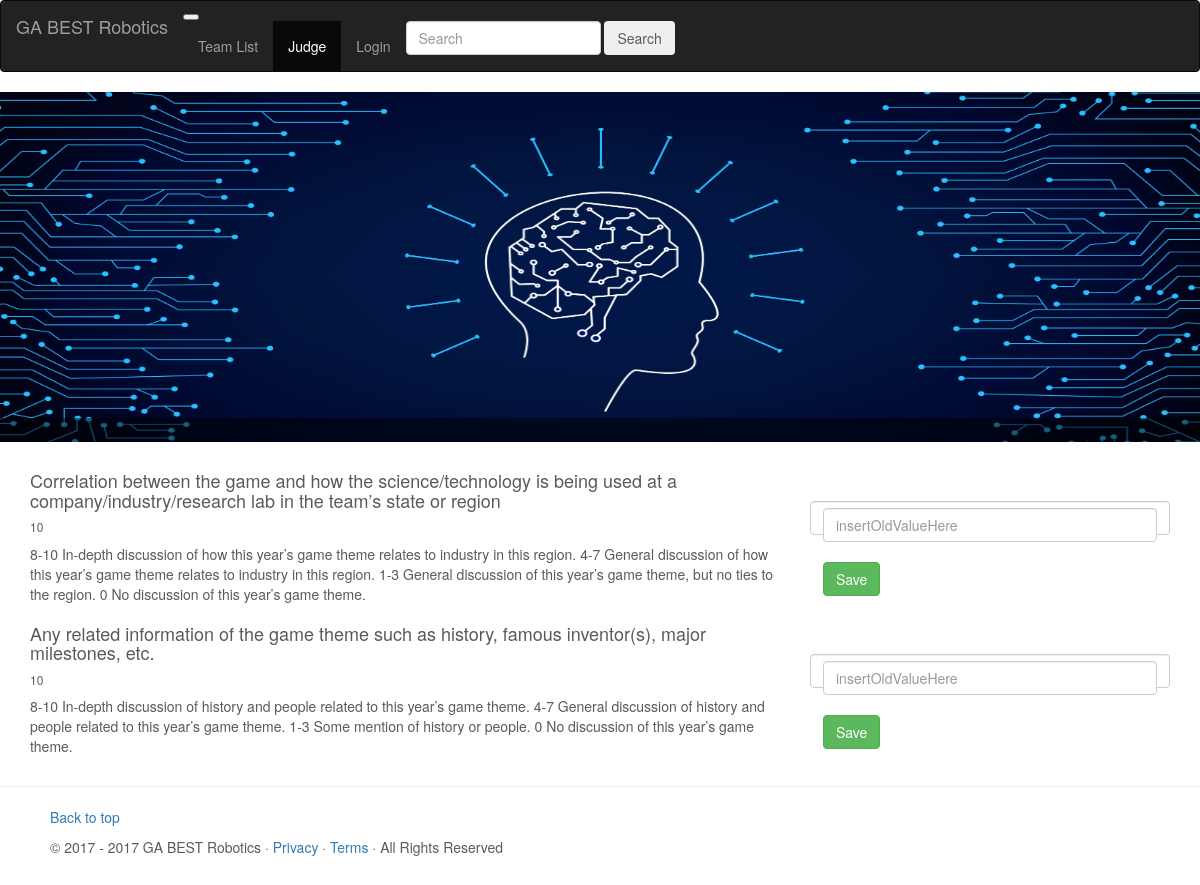
/judge.php, run on the app's committed database.
### tables this page shows
CREATE TABLE `rubric_descriptor` (
  `id` int(55) NOT NULL,
  `rubric_identifier` int(55) NOT NULL,
  `static_point_value` double NOT NULL,
  `descriptor` text NOT NULL,
  `score_sheet` text NOT NULL,
  `descriptor_title` text NOT NULL,
  `sub_section_type` text NOT NULL
);

### libs/common_functions.php (called while the page is built, shortened)
<?php
function isLoggedIn()
{
    return isset($_SESSION['email']);
}

### judge.php (the view, shortened to what this page needs)
<?php
$pageDetails = "JUDGE";
include('libs/login.php');
include(D_TEMPLATE . '/header.php');
?>
<div id="banner" class="baseHeader">
    <h1 class="page_title"><?php echo $page['header']; ?></h1>
    <img src="/images/home_page_images/AAEAAQAAAAAAAAkDAAAAJGVmMWZiZmFkLTMwMDQtNDUzMy1iMmRjLTY2ZjE0ZTI0ZjQxOQ.jpg"
         alt="">
</div>
<?php
global $DB;
$q = $DB->query('SELECT * FROM rubric_descriptor');
while($r = $q->fetch()){
    ?>
<section>
    <div class="container py-3">
        <div class="card">
            <div class="row ">
                <div class="col-md-8 px-3">
                    <div class="card-block px-3">
                        <h4 class="card-title"><?php echo $r['descriptor_title']; ?></h4>
                        <h6 class="card-title"><?php echo $r['static_point_value']; ?></h6>
                        <p class="card-text"><?php echo $r['descriptor']; ?></p>
                    </div>
                </div>
                <div class="col-md-4 px-3">
                    <br/>
                    <br/>
                    <form class="form-control" method="post" action="judge.php">
                        <input type="text" class="form-control" placeholder="insertOldValueHere">
                        <br/>
                        <button type="submit" class="btn btn-success">Save</button>
                    </form>
                </div>
            </div>
        </div>
    </div>
</section>
<?php
}
?>
<?php
include(D_TEMPLATE . '/footer.php');
?>

### template/header.php (shortened to what this page needs)
<!DOCTYPE HTML>
<HTML>
<head>
    <link href="../node_modules/bootstrap/dist/css/bootstrap.min.css" rel="stylesheet">
    <link href="../node_modules/font-awesome/css/font-awesome.min.css" rel="stylesheet">
    <link href="../css/default.css" rel="stylesheet">
</head>
<body>
<nav class="navbar navbar-toggleable-md navbar-inverse fixed-top bg-inverse" role="navigation">
    <button class="navbar-toggler navbar-toggler-right" type="button" data-toggle="collapse"
            data-target="#navbarCollapse" aria-controls="navbarCollapse" aria-expanded="false"
            aria-label="Toggle navigation">
    </button>
    <a class="navbar-brand" href="/">GA BEST Robotics</a>
    <div class="collapse navbar-collapse" id="navbarCollapse">
        <ul class="nav navbar-nav mr-auto">
            <li class="nav-item <?php if ($pageDetails == "TEAMS"){echo 'active';} ?>">
                <a class="nav-link" href="/team_list.php">Team List</a>
            </li>
            <li class="nav-item <?php if ($pageDetails == "JUDGE"){echo 'active';} ?>">
                <a class="nav-link" href="/judge.php">Judge</a>
            </li>
        </ul>
        <ul class="nav navbar-nav">
            <?php
            if (isLoggedIn()) {
                if ($debug == 1) {
                    echo '<li class="nav-item">';
                    echo '<buton id="btn-debug" class="btn btn-default nav-link"><i class="fa fa-bug"></i></buton>';
                    echo '</li>';
                }
                echo '<li class="nav-item dropdown">';
                echo '<a class="nav-link dropdown-toggle" href="#" data-toggle="dropdown" role="button" id="dropdown01"
                               aria-haspopup="true" aria-expanded="false">' . $user['fullname_reverse'] . '</a>';
                echo '<div class="dropdown-menu" aria-labelledby="dropdown01">';
                echo '<a class="dropdown-item" href="/profile.php">Profile</a>';
                echo '<a class="dropdown-item" href="#">Messages</a>';
                echo '<a class="dropdown-item" href="/login.php">Login (Test)</a>';
                echo '<a class="dropdown-item" href="/dashboard/index.php">Admin Dashboard</a>';
                echo '<a class="dropdown-item" href="/account.php">Account Settings</a>';
                echo '<a class="dropdown-item" href="/logout.php">Logout</a>';
                echo '</div>';
                echo '</li>';
            } else {
                echo '<li class="nav-item pull-right"><a class="nav-link" href="../login.php">Login</a></li>';
            }
            ?>
        </ul>
        <form class="form-inline mt-2 mt-md-0">
            <input class="form-control mr-sm-2" type="text" placeholder="Search">
            <button class="btn btn-outline-success my-2 my-sm-0" type="submit">Search</button>
        </form>
    </div>
</nav>

### template/footer.php (shortened to what this page needs)
<hr class="featurette-divider">
<footer class="footer">
    <p class="float-right"><a href="#">Back to top</a></p>
    <p>&copy; 2017 - <?php echo date("Y"); ?>  GA BEST Robotics &middot; <a href="#">Privacy</a> &middot; <a
                href="#">Terms</a> &middot; All Rights Reserved</p>
</footer>
</body>
</html>

### css/default.css (style rules this page uses)
body { padding-bottom: 40px; color: #5a5a5a; }
.baseHeader { height: 18rem; margin-top: 10%; margin-bottom: 60px; background-color: #777; }
#banner { width: 100%; position: relative; margin-bottom: 1.875rem; }
#banner .page_title { position: absolute; padding-left: 10%; padding-top: 1%; padding-bottom: 1%; bottom: 0; z-index: 1; color: #fff; font-size: 3rem; width: 100%; background: rgba(0, 0, 0, 0.5); margin: 0; }
#banner img { height: 18rem; width: 100%; }
@media (min-width: 768px) { .baseHeader { height: 35rem; margin-top: 1%; margin-bottom: 60px; background-color: #777; } }
@media (min-width: 768px) { #banner { width: 100%; position: relative; margin-bottom: 1.875rem; } }
@media (min-width: 768px) { #banner .page_title { position: absolute; padding-left: 10%; padding-top: 1%; padding-bottom: 1%; bottom: 0; z-index: 1; color: #fff; font-size: 7rem; width: 100%; background: rgba(0, 0, 0, 0.5); margin: 0; } }
@media (min-width: 768px) { #banner img { height: 35rem; width: 100%; } }
.footer { margin-left: 5rem; margin-right: 5rem; }

### data on the page
rubric_descriptor: descriptor_title "Correlation between the game and how the science/technology is being used at a company/industry/research lab in the team’s state or region", static_point_value "10", descriptor "8-10 In-depth discussion of how this year’s game theme relates to industry in this region. 4-7 General discussion of how this year’s game theme relates to industry in this region. 1-3 General discussion of this year’s game theme, but no ties to the region. 0 No discussion of this year’s game theme."
rubric_descriptor: descriptor_title "Any related information of the game theme such as history, famous inventor(s), major milestones, etc.", static_point_value "10", descriptor "8-10 In-depth discussion of history and people related to this year’s game theme. 4-7 General discussion of history and people related to this year’s game theme. 1-3 Some mention of history or people. 0 No discussion of this year’s game theme."
